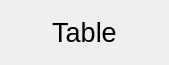
<?xml version="1.0" encoding="UTF-8"?>
<ui version="4.0">
 <class>Frame</class>
 <widget class="QFrame" name="Frame">
  <property name="geometry">
   <rect>
    <x>0</x>
    <y>0</y>
    <width>169</width>
    <height>65</height>
   </rect>
  </property>
  <property name="windowTitle">
   <string>Frame</string>
  </property>
  <layout class="QVBoxLayout" name="verticalLayout">
   <item>
    <widget class="QLabel" name="label">
     <property name="font">
      <font>
       <pointsize>20</pointsize>
      </font>
     </property>
     <property name="text">
      <string>Table</string>
     </property>
     <property name="alignment">
      <set>Qt::AlignCenter</set>
     </property>
    </widget>
   </item>
  </layout>
 </widget>
 <resources/>
 <connections/>
</ui>
